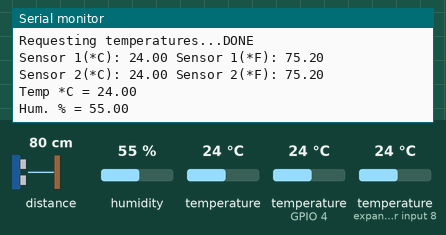
The sketch below on a simulated ESP32. On the bench: the last lines printed to the serial monitor. Inputs (shaded band) come from the test bench; at power-on: distance to the obstacle 80 cm, temperature (sensors on GPIO 4, expander input 8) 24 °C, humidity 55 %, temperature 24 °C. WiFi joins after 1.5 s; servers stay silent unless stated.

Above: at 2.7 s.
2.8 s: distance to the obstacle set to 250 cm
At 4.7 s:
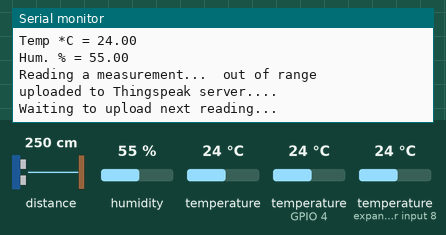
5.3 s: distance to the obstacle set to 2 cm
At 8.6 s:
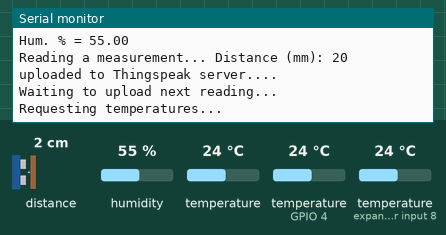
11.5 s: temperature (sensor on GPIO 4) set to 12 °C
At 12.8 s:
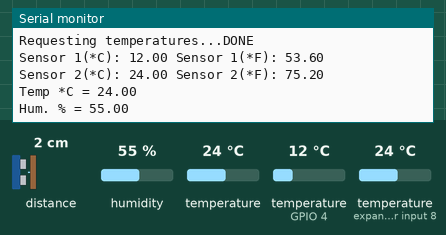
13.0 s: temperature (sensor on expander input 8) set to 12 °C
At 13.63 s:
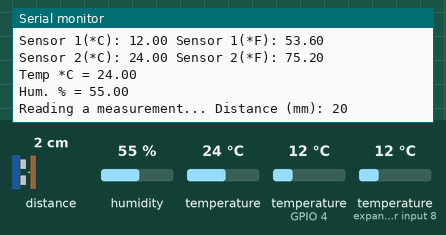
14.5 s: humidity set to 22 %
At 15.9 s:
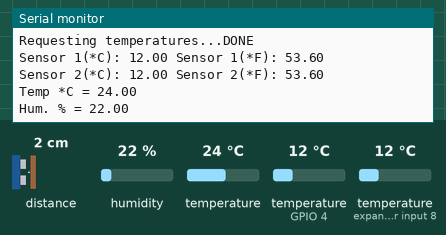
16.0 s: temperature (sensor on GPIO 4) set to 19 °C
At 17.9 s:
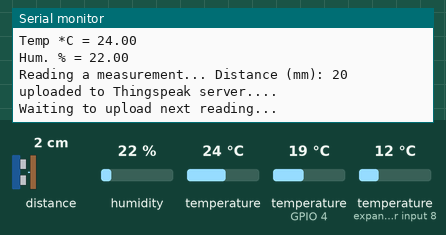

Measured:
- after the input at 2.8 s, the serial monitor: prints a new line after 0.63 s (image 1)
- after the input at 5.3 s, the serial monitor: prints a new line after 1.4 s (image 2)
- after the input at 11.5 s, the serial monitor: prints a new line after 0.76 s (image 3)
- after the input at 14.5 s, the serial monitor: prints a new line after 1.2 s (image 5)

The sketch:

Agrotech_2022_sensors_to_Thingspeak.ino
```cpp
//------------------------------------------------------------------
//Thingspeak:
// #include <ESP8266WiFi.h>
#include <WiFi.h>

#include "ThingSpeak.h"
unsigned long myChannelNumber = 1689148;
const char * myWriteAPIKey = "A58V29JE8UIGWI16";

const char* ssid = "HUJI-guest"; // your wifi SSID name
const char* password = "" ;// wifi pasword

const char* server = "api.thingspeak.com";

WiFiClient client;

//------------------------------------------------------------------
//DS18B20:
#include <OneWire.h>
#include <DallasTemperature.h>

// Data wire is connected to GPIO4
#define ONE_WIRE_BUS 4
// Setup a oneWire instance to communicate with a OneWire device
OneWire oneWire(ONE_WIRE_BUS);
// Pass our oneWire reference to Dallas Temperature sensor
DallasTemperature sensors(&oneWire);

//Insert the right address for your sensors
DeviceAddress sensor1 = { 0x28, 0xFF, 0x64, 0x02, 0xEF, 0x01, 0xA7, 0x31 };
DeviceAddress sensor2 = { 0x28, 0x35, 0xD3, 0x11, 0x00, 0x00, 0x00, 0xBF };

//------------------------------------------------------------------
//SHT31:
#include <Arduino.h>
#include <Wire.h>
#include "Adafruit_SHT31.h"

Adafruit_SHT31 sht31 = Adafruit_SHT31();
//------------------------------------------------------------------
//VL53LOX:

#include "Adafruit_VL53L0X.h"
Adafruit_VL53L0X lox = Adafruit_VL53L0X();


void setup() {
  Serial.begin(9600);
  //------------------------------------------------------------------
  //Thingspeak and wifi:
  WiFi.disconnect();
  delay(10);
  WiFi.begin(ssid, password);

  Serial.println();
  Serial.println();
  Serial.print("Connecting to ");
  Serial.println(ssid);

    ThingSpeak.begin(client);

  WiFi.begin(ssid, password);


  while (WiFi.status() != WL_CONNECTED) {
    delay(500);
    Serial.print(".");
  }
  Serial.println("");
  Serial.print("NodeMcu connected to wifi...");
  Serial.println(ssid);
  Serial.println();
  //------------------------------------------------------------------
  //DS18B20:
  sensors.begin();

  //------------------------------------------------------------------
  //SHT31:
    if (! sht31.begin(0x44)) {
    Serial.println("Couldn't find SHT31");
    while (1) delay(1);
  }

  //------------------------------------------------------------------
  //VL53LOX:
  // wait until serial port opens for native USB devices
  while (! Serial) {
    delay(1);
  }

  Serial.println("Adafruit VL53L0X test");
  if (!lox.begin()) {
    Serial.println(F("Failed to boot VL53L0X"));
    while(1);
  }
  // power
  Serial.println(F("VL53L0X API Simple Ranging example\n\n"));

}

void loop() {
  //------------------------------------------------------------------
  //DS18B20:
  Serial.print("Requesting temperatures...");
  sensors.requestTemperatures(); // Send the command to get temperatures
  Serial.println("DONE");

  Serial.print("Sensor 1(*C): ");
  Serial.print(sensors.getTempC(sensor1));
  Serial.print(" Sensor 1(*F): ");
  Serial.println(sensors.getTempF(sensor1));

  Serial.print("Sensor 2(*C): ");
  Serial.print(sensors.getTempC(sensor2));
  Serial.print(" Sensor 2(*F): ");
  Serial.println(sensors.getTempF(sensor2));

  //------------------------------------------------------------------
  //SHT31:
  float t = sht31.readTemperature();
  float h = sht31.readHumidity();

  if (! isnan(t))  {
    Serial.print("Temp *C = "); Serial.println(t);
  }
  else  {
    Serial.println("Failed to read temperature");
  }

  if (! isnan(h))  {
  Serial.print("Hum. % = "); Serial.println(h);
  }
  else  {
  Serial.println("Failed to read humidity");
  }

  Serial.println();
  delay(1000);

  //------------------------------------------------------------------
  //VL53LOX:
   VL53L0X_RangingMeasurementData_t measure;

  Serial.print("Reading a measurement... ");
  lox.rangingTest(&measure, false); // pass in 'true' to get debug data printout!

  if (measure.RangeStatus != 4) {  // phase failures have incorrect data
    Serial.print("Distance (mm): "); Serial.println(measure.RangeMilliMeter);
  } else {
    Serial.println(" out of range ");
  }

  delay(100);

  //------------------------------------------------------------------
  //Thingspeak:
  ThingSpeak.setField(1,t); // SHT temp
  ThingSpeak.setField(2,h); // SHT humidity
  ThingSpeak.setField(3,sensors.getTempC(sensor1)); // DS18B20 in
  ThingSpeak.setField(4,sensors.getTempC(sensor2)); // DS18B20 out
  ThingSpeak.setField(5,measure.RangeMilliMeter); // distance
  ThingSpeak.writeFields(myChannelNumber, myWriteAPIKey);

  Serial.println("uploaded to Thingspeak server....");

  client.stop();

  Serial.println("Waiting to upload next reading...");
  Serial.println();

  // thingspeak free needs minimum 15 sec delay between updates
  // payed can do 1sec


  delay(1000);
}
```
